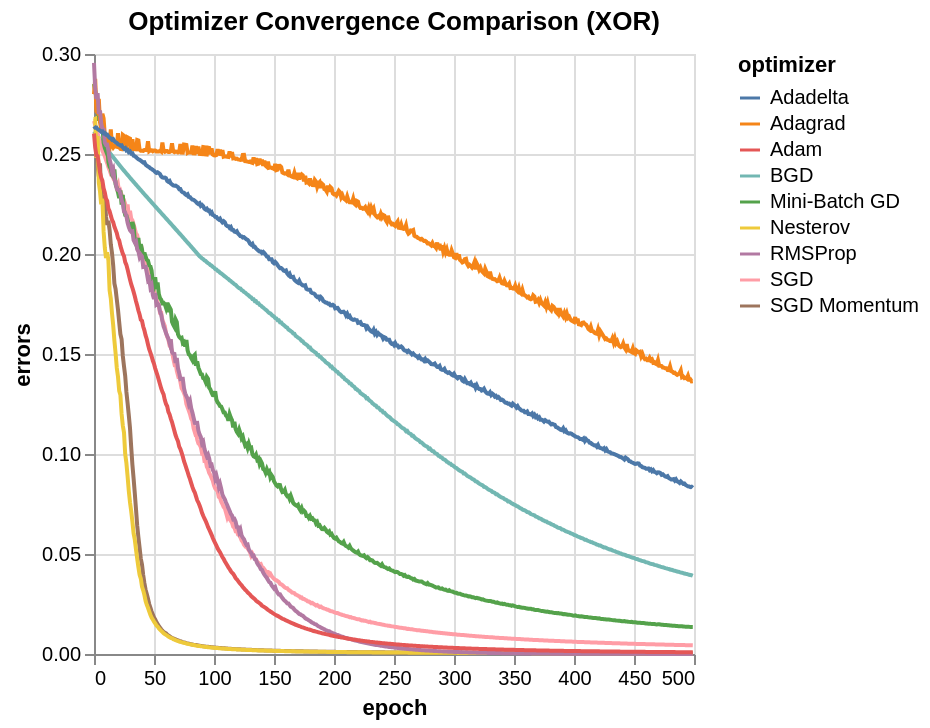

Notebook source saved alongside this figure:
### Markdown cell above
**Implement the MLP using the Types of GD (BGD,SGD,Mini BatchGD, SGD with Momentum, SGD with Nesterov,Adagrad, RMSProp,Adadelta and Adam) for learning XOR operation.Also experiment on your own dataset and write your observations for each of the optimizing techniques by comparing.**

### Code cell
import numpy as np
import pandas as pd
import altair as alt
from tensorflow.keras.models import Sequential
from tensorflow.keras.layers import Dense
from tensorflow.keras.optimizers import SGD, RMSprop, Adagrad, Adadelta, Adam

# Dataset
X = np.array([[0, 0], [0, 1], [1, 0], [1, 1]])
y = np.array([[0], [1], [1], [0]])

optimizers = {
    'BGD': SGD(learning_rate=0.1), # Note: BGD/SGD use the same class, BGD uses full batch
    'SGD': SGD(learning_rate=0.1),
    'Mini-Batch GD': SGD(learning_rate=0.1),
    'SGD Momentum': SGD(learning_rate=0.1, momentum=0.9),
    'Nesterov': SGD(learning_rate=0.1, momentum=0.9, nesterov=True),
    'Adagrad': Adagrad(learning_rate=0.1),
    'RMSProp': RMSprop(learning_rate=0.01),
    'Adadelta': Adadelta(learning_rate=1.0),
    'Adam': Adam(learning_rate=0.01)
}

results = []

for name, opt in optimizers.items():
    model = Sequential([
        Dense(8, input_dim=2, activation='relu'),
        Dense(1, activation='sigmoid')
    ])
    model.compile(loss='mse', optimizer=opt)

    # Logic for batch sizes
    b_size = 4 if name == 'BGD' else (1 if name == 'SGD' else 2)

    history = model.fit(X, y, epochs=500, batch_size=b_size, verbose=0)

    # Store errors for plotting
    temp_df = pd.DataFrame({
        "errors": history.history['loss'],
        "epoch": np.arange(len(history.history['loss'])),
        "optimizer": name
    })
    results.append(temp_df)

# Combine and Visualize
df_final = pd.concat(results)
alt.Chart(df_final).mark_line().encode(
    x="epoch", y="errors", color="optimizer"
).properties(title='Optimizer Convergence Comparison (XOR)')

### Figure 1 — Vega-Lite specification as saved in the notebook (floating-point values rounded to 4 significant figures; data arrays with more than 128 entries replaced by an {"elided": "..."} marker saying what was removed)
{"config": {"view": {"continuousWidth": 300, "continuousHeight": 300}}, "data": {"name": "data-3b5e04cc3d64588b38e17b28bdd5a402"}, "mark": {"type": "line"}, "encoding": {"color": {"field": "optimizer", "type": "nominal"}, "x": {"field": "epoch", "type": "quantitative"}, "y": {"field": "errors", "type": "quantitative"}}, "title": "Optimizer Convergence Comparison (XOR)", "$schema": "https://vega.github.io/schema/vega-lite/v5.20.1.json", "datasets": {"data-3b5e04cc3d64588b38e17b28bdd5a402": {"elided": "4500 records"}}}
